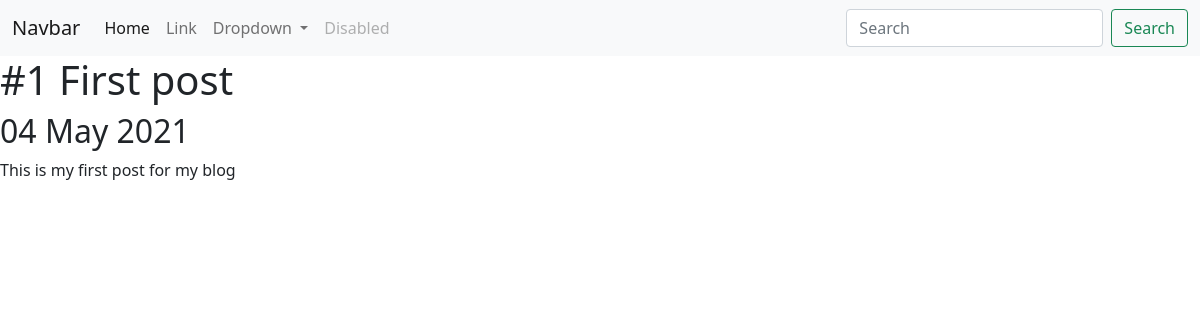
Page /blog/1/ on the committed database.
### blog/models.py (models this page shows, shortened)
class Blog(models.Model):
    title = models.CharField(max_length=200)
    content = models.TextField()
    data = models.DateField()

### blog/views.py (the view)
# urls.py: path('<int:blog_id>/', views.detail, name='detail')
def detail(request, blog_id):
    blog = get_object_or_404(Blog, pk=blog_id)
    return render(request, 'blog/detail.html',{'blog':blog})

### blog/templates/blog/detail.html
{% extends 'portofolio/base.html'%}
{% block content %}
<h1>{{ blog.title }}</h1>
<h2>{{ blog.data|date:'d M Y'}}</h2>
{{blog.content|safe}}
{% endblock %}

### rows in the picture
Blog: title "#1 First post", data "04 May 2021", content "This is my first post for my blog"
